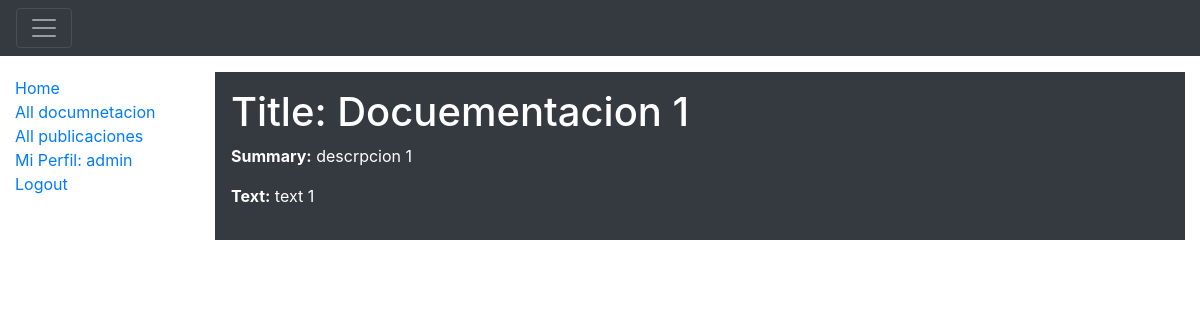
Screenshot of /catalog/documentacion/1 (signed in) with the database file from the repository.
### catalog/models.py (models this page shows, shortened)
class Documentacion(models.Model):
    title = models.CharField(max_length=200)
    summary = models.CharField(max_length=200, help_text="Ingrese una descripcion breve de la docuemntacion", null = False)
    text = models.TextField(max_length=2000, help_text="Ingrese informacion de la documentacion")
    createDate= models.DateField(null=True, blank=True)
    DOCUMENTACION_STATUS = (
        ('g', 'General'),
        ('e', 'Indivual por carrera'),
    )
    status = models.CharField(max_length=1, choices=DOCUMENTACION_STATUS, default='g', help_text='Tipo de documentacion')
    class Meta:
        ordering = ["title", "-createDate"]
        permissions = (("can_mark_returned", "Set book as returned"),)

### catalog/views.py (the view)
# urls.py: url(r'^documentacion/(?P<pk>\d+)$', views.DocumentacionDetailView.as_view(), name='documentacion-detail'),
class DocumentacionDetailView(LoginRequiredMixin,generic.DetailView):
    model = Documentacion
    login_url = '/accounts/login/'
    redirect_field_name = 'redirect_to'

### catalog/templates/catalog/documentacion_detail.html (shortened to what this page needs)
{% extends "base_generic.html" %}
{% block content %}
  <link rel="stylesheet" href="https://maxcdn.bootstrapcdn.com/bootstrap/4.0.0/css/bootstrap.min.css">
  <div class="p-3 mb-2 bg-dark text-white">
      <h1>Title: {{ documentacion.title }}</h1>
      <p><strong>Summary:</strong> {{ documentacion.summary }}</p>
      <p><strong>Text:</strong> {{ documentacion.text }}</p>
  </div>
{% endblock %}

### catalog/templates/base_generic.html (shortened to what this page needs)
<!DOCTYPE html>
<html lang="en">
<head>
    {% load static %}
    <link rel="stylesheet" href="https://maxcdn.bootstrapcdn.com/bootstrap/4.0.0/css/bootstrap.min.css">
    <div class="pos-f-t">
      <nav class="navbar navbar-dark bg-dark">
        <button class="navbar-toggler" type="button" data-toggle="collapse" data-target="#navbarToggleExternalContent" aria-controls="navbarToggleExternalContent" aria-expanded="false" aria-label="Toggle navigation">
          <span class="navbar-toggler-icon"></span>
        </button>
      </nav>
    </div>
    <link rel="stylesheet" type="text/css" href="https://maxcdn.bootstrapcdn.com/bootswatch/4.0.0/yeti/bootstrap.min.css">
    <link rel="stylesheet" href="{% static 'css/styles.css' %}">
</head>
<body>
  <div class="container-fluid">
    <div class="row">
      <div class="col-sm-2">
      {% block sidebar %}
      <ul class="sidebar-nav">
        <li><a href="{% url 'index' %}">Home</a></li>
        <li><a href="{% url 'documentacion' %}">All documnetacion</a></li>
        <li><a href="">All publicaciones</a></li>
        {% if user.is_authenticated %}
          <li><a href="#">Mi Perfil: {{ user.get_username }}<span class="sr-only">(current)</span></a></li>
          <li><a href="{% url 'logout'%}?next={{request.path}}">Logout<span class="sr-only">(current)</span></a></li>
        {% else %}
          <li><a href="{% url 'login'%}?next={{request.path}}">Perfil no logueado<span class="sr-only">(current)</span></a></li>
          <li><a href="{% url 'login'%}?next={{request.path}}">Login</a></li>
          {% endif %}
      </ul>
     {% endblock %}
      </div>
      <div class="col-sm-10 ">
      {% block content %}{% endblock %}
      </div>
    </div>
  </div>
</body>
</html>

### catalog/static/css/styles.css (style rules this page uses)
.sidebar-nav { margin-top: 20px; padding: 0; list-style: none; }

### catalog/templates/base_generic.html (style rules this page uses)
body { -webkit-background-size: cover; -moz-background-size: cover; -o-background-size: cover; background-size: cover; }

### rows the page displays
Documentacion: title "Docuementacion 1", summary "descrpcion 1", text "text 1"

### other values shown
{{ user.get_username }} "admin"
